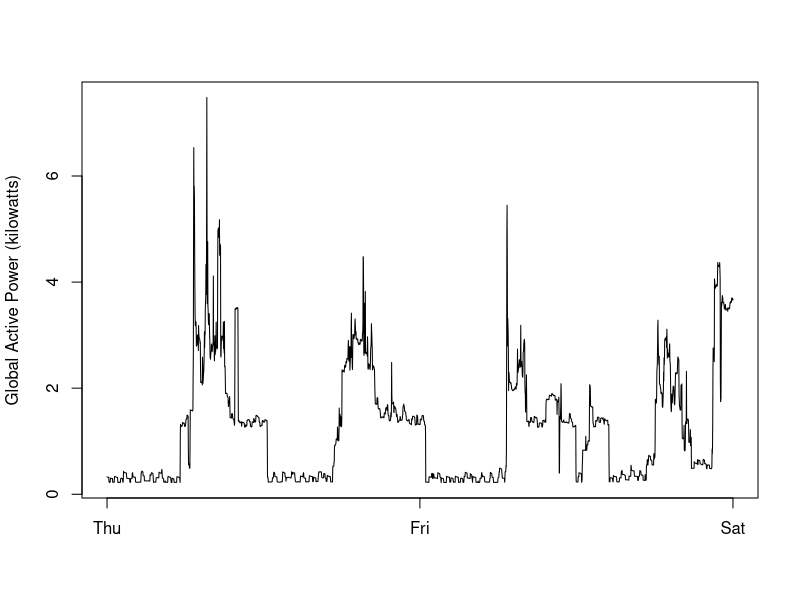

Here is the R script that generated this plot:
#plot2.R
data <- read.csv("powerData.csv", header = TRUE)

png(filename = "plot2.png", width = 480, height = 480)

plot(data$Global_active_power, type = "l", xaxt="n", 
     ylab="Global Active Power (kilowatts)",xlab="")

axis(1, at = c(1, 1440, 2880), labels = c("Thu", "Fri", "Sat"))

dev.off()